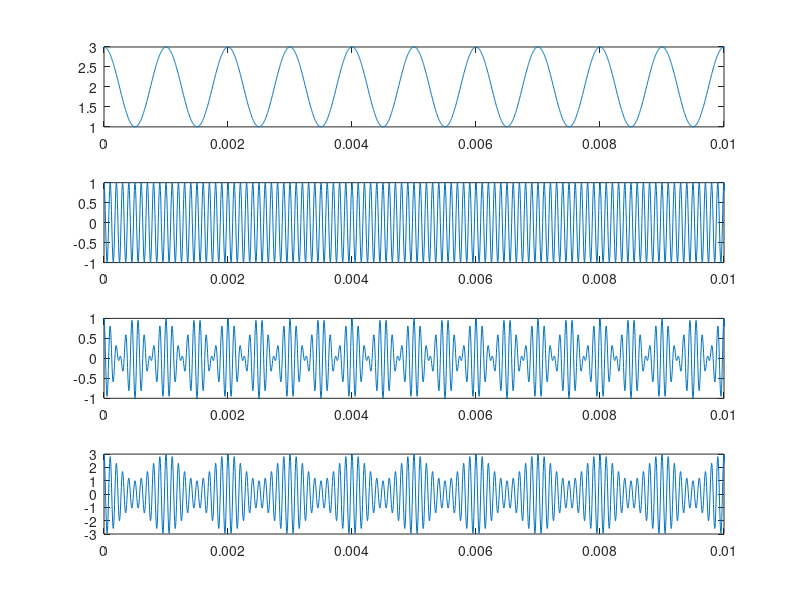
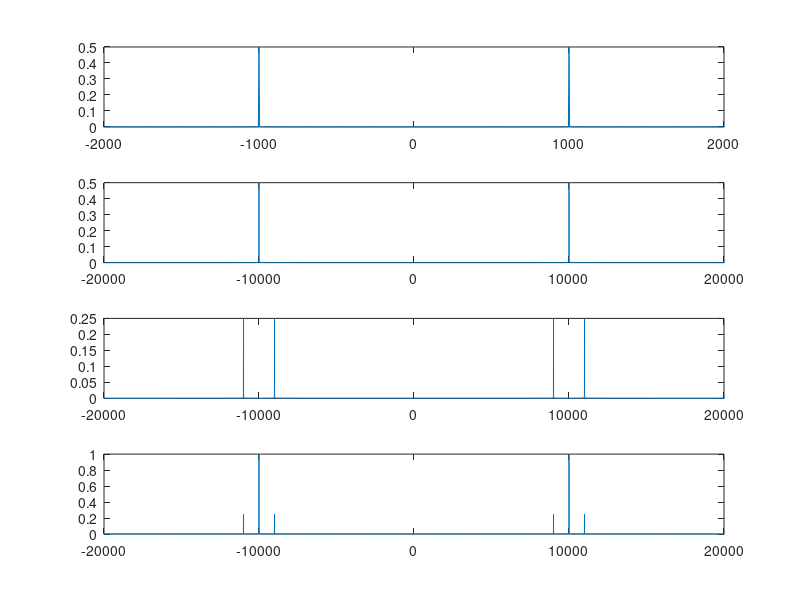

Reproduce these figures in MATLAB, in order.
clc
clear all
close all

fm = 1e3; %frequencia do m
fc = 10e3; %frequencia de c
N = 200; 
fs = N*fm; %frequencia de amostragem
t = [0:1/fs:1]; 
num_periodo = 250; %numero de periodos
t_final = num_periodo*(1/fm);
Ts = 1/fs; %tempo de amostragem (espaço entre as amostras)
t = [0:Ts:t_final]; 
passo_f = 1/t_final; %para vincular o sinal de entrada com o gráfico da frequencia
freq = [-fs/2:passo_f:fs/2];

Am = 1;
Ac = 1;
Ao = 2; % O Ao é o nivel de tensão dc que não permite que o sinal cruze o zero para não ocorrer inversão de fase
mt = Am*cos(2*pi*fm*t);
ct = Ac*cos(2*pi*fc*t);

st_AM_DSB_SC = mt.*ct;
st_AM_DSB = (mt + Ao).*ct;

figure(1)
subplot(411)
plot(t,mt+Ao)
xlim([0 10/fm]) %pega 2 periode de fm
subplot(412)
plot(t,ct)
xlim([0 10/fm])
subplot(413)
plot(t, st_AM_DSB_SC)
xlim([0 10/fm])
subplot(414)
plot(t,st_AM_DSB)
xlim([0 10/fm])

Mf = fft(mt)/length(mt);
Cf = fft(ct)/length(ct);
Sf_AM_DSB_SC = fft(st_AM_DSB_SC)/length(st_AM_DSB_SC);
Sf_AM_DSB = fft(st_AM_DSB)/length(st_AM_DSB);


figure(2)
subplot(411)
plot(freq,abs(fftshift(Mf)))
xlim([-2*fm 2*fm])
subplot(412)
plot(freq,abs(fftshift(Cf)))
xlim([-2*fc 2*fc])
subplot(413)
plot(freq, abs(fftshift(Sf_AM_DSB_SC)))
xlim([-2*fc 2*fc])
subplot(414)
plot(freq,abs(fftshift(Sf_AM_DSB)))
xlim([-2*fc 2*fc])



